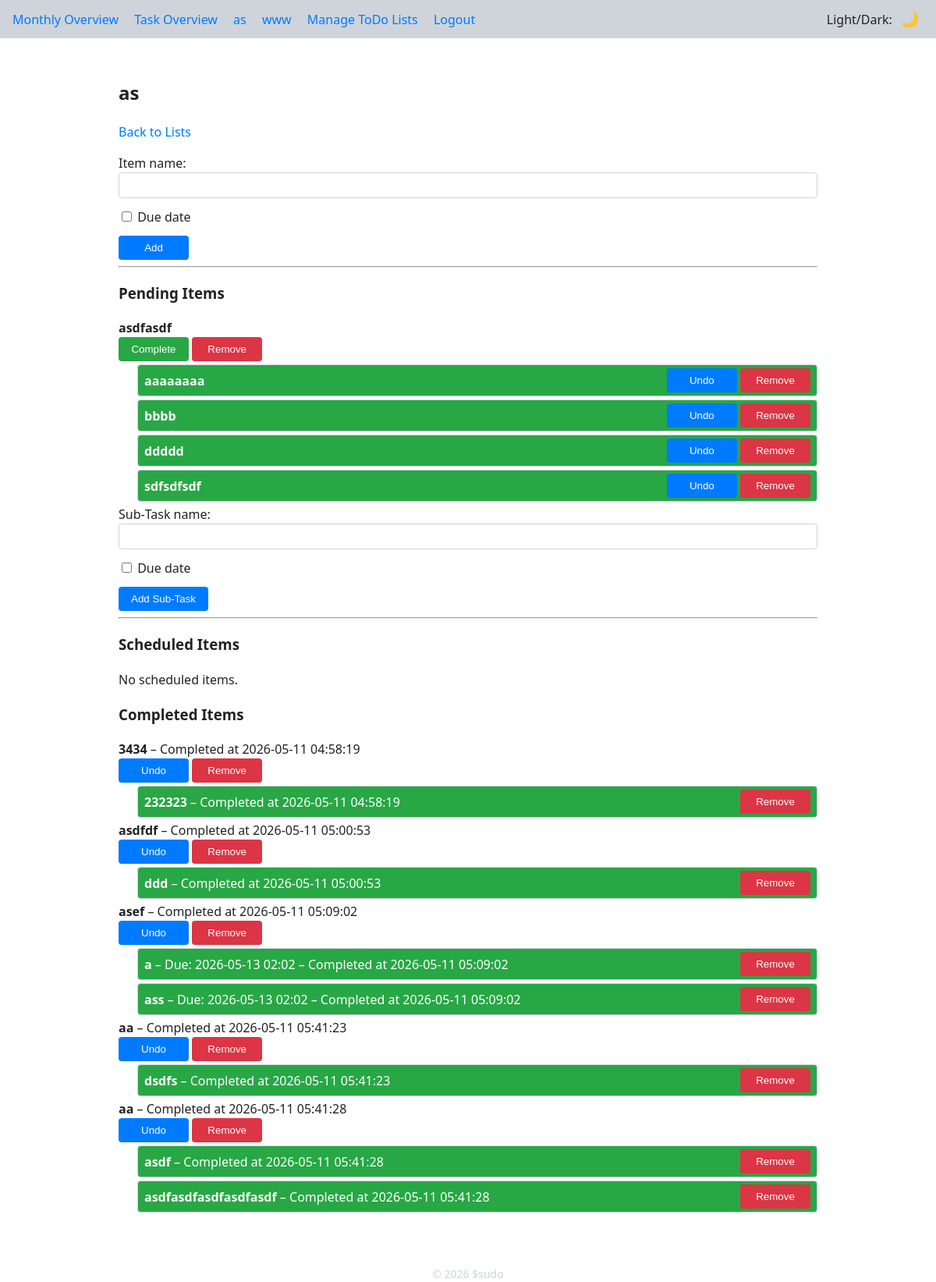
Page /todolist/?list_id=2 (signed in) on the committed database.
### app/models.py (models this page shows)
class TodoList(db.Model):
    __tablename__ = 'todo_lists'
    id = db.Column(db.Integer, primary_key=True)
    user_id = db.Column(db.Integer, db.ForeignKey('users.id'), nullable=False)
    name = db.Column(db.String(200), nullable=False)
    items = db.relationship(
        'TodoItem',
        backref='todo_list',
        lazy='dynamic',
        cascade='all, delete-orphan',
    )

class TodoItem(db.Model):
    __tablename__ = 'todo_items'
    id = db.Column(db.Integer, primary_key=True)
    user_id = db.Column(db.Integer, db.ForeignKey('users.id'), nullable=False)
    todo_list_id = db.Column(db.Integer, db.ForeignKey('todo_lists.id'),
                            nullable=False)
    name = db.Column(db.String(200), nullable=False)
    completed = db.Column(db.Boolean, default=False)
    timestamp = db.Column(db.DateTime)          # when the item was completed
    due_date = db.Column(db.DateTime)          # optional due date
    subtasks = db.relationship(
        'SubTask',
        backref='parent',
        lazy='select',
        cascade='all, delete-orphan',
    )

class SubTask(db.Model):
    __tablename__ = 'sub_tasks'
    id = db.Column(db.Integer, primary_key=True)
    todo_item_id = db.Column(db.Integer, db.ForeignKey('todo_items.id'),
                             nullable=False)
    user_id = db.Column(db.Integer, db.ForeignKey('users.id'), nullable=False)
    name = db.Column(db.String(200), nullable=False)
    completed = db.Column(db.Boolean, default=False)
    timestamp = db.Column(db.DateTime)          # when the sub‑task was completed
    due_date = db.Column(db.DateTime)          # optional due date, defaults to parent’s

### app/routes/todo.py (the view, shortened to what this page needs)
@bp.route('/todolist/', methods=['GET', 'POST'])
@login_required
def todolist():
    list_id = request.args.get('list_id', type=int)
    if not list_id:
        abort(404)
    todo_list = (
        TodoList.query.filter_by(id=list_id, user_id=current_user.id)
        .first_or_404()
    )
    items = (
        TodoItem.query.filter_by(user_id=current_user.id, todo_list_id=list_id)
        .options(joinedload(TodoItem.subtasks))
        .order_by(TodoItem.timestamp.asc())
        .all()
    )
    pending, scheduled, completed = [], [], []
    now = datetime.utcnow()
    for itm in items:
        if itm.completed:
            completed.append(itm)
            continue
        due = itm.due_date
        if due:
            diff = due - now
            if diff.total_seconds() < 0:
                status_class = 'red'
            elif diff <= timedelta(hours=24):
                status_class = 'orange'
            elif diff <= timedelta(hours=48):
                status_class = 'yellow'
            else:
                status_class = ''
            scheduled.append((itm, status_class, due.strftime('%Y-%m-%d %H:%M')))
        else:
            pending.append(itm)
    return render_template(
        'todo/todolist.html',
        todo_list=todo_list,
        pending=pending,
        scheduled=scheduled,
        completed=completed,
    )

### app/models.py (called while the page is built)
@login_manager.user_loader
def load_user(user_id: str):
    return User.query.get(int(user_id))

### app/templates/todo/todolist.html (shortened to what this page needs)
{% extends "base.html" %}
{% block content %}
<div class="container">
  <h2>{{ todo_list.name }}</h2>
  <p><a href="{{ url_for('main.todolists') }}">Back to Lists</a></p>
  <form method="post" action="{{ url_for('main.todolist', list_id=todo_list.id) }}">
    <div class="form-group">
      <label for="name_{{ todo_list.id }}">Item name:</label>
      <input type="text" id="name_{{ todo_list.id }}" name="name" class="form-control" required>
    </div>
    <div class="form-group">
      <label>
        <input type="checkbox" name="due_checkbox" class="due-checkbox" data-target="due_container_{{ todo_list.id }}">
        Due date
      </label>
    </div>
    <button type="submit" class="btn">Add</button>
  </form>
  <hr>
  <h3>Pending Items</h3>
  {% if pending %}
    {% for item in pending %}
      <div class="list-item">
        <div class="flex-grow"><strong>{{ item.name }}</strong></div>
        <div class="task-controls">
          <form method="post" action="{{ url_for('main.todolist', list_id=todo_list.id) }}" style="display:inline;">
            <button type="submit" class="btn complete-btn">Complete</button>
          </form>
          <form method="post" action="{{ url_for('main.todolist', list_id=todo_list.id) }}" style="display:inline;">
            <button type="submit" class="btn delete-btn">Remove</button>
          </form>
        </div>
      </div>
      {% if item.subtasks %}
        <div class="subtasks">
          {% for sub in item.subtasks %}
            <div class="subtask{% if sub.completed %} completed{% endif %}">
              <div class="flex-grow">
                <strong>{{ sub.name }}</strong>
              </div>
              <div class="task-controls">
                {% if sub.completed %}
                  <form method="post" action="{{ url_for('main.todolist', list_id=todo_list.id) }}" style="display:inline;">
                    <button type="submit" class="btn">Undo</button>
                  </form>
                {% endif %}
                <form method="post" action="{{ url_for('main.todolist', list_id=todo_list.id) }}" style="display:inline;">
                  <button type="submit" class="btn delete-btn">Remove</button>
                </form>
              </div>
            </div>
          {% endfor %}
        </div>
      {% endif %}
      <form method="post" action="{{ url_for('main.todolist', list_id=todo_list.id) }}">
        <div class="form-group">
          <label for="subtask_name_{{ item.id }}">Sub‑Task name:</label>
          <input type="text" id="subtask_name_{{ item.id }}" name="subtask_name" class="form-control" required>
        </div>
        <div class="form-group">
          <label>
            <input type="checkbox" name="sub_due_checkbox" class="due-checkbox" data-target="sub_due_container_{{ item.id }}">
            Due date
          </label>
        </div>
        <button type="submit" class="btn">Add Sub‑Task</button>
      </form>
      <hr>
    {% endfor %}
  {% else %}
    <p>No pending items.</p>
  {% endif %}
  <h3>Scheduled Items</h3>
  {% if scheduled %}
    {% for item, status_class, due_display in scheduled %}
      <div class="list-item">
        <div class="flex-grow"><strong>{{ item.name }}</strong> – Due: {{ due_display }}</div>
        <div class="task-controls">
          <form method="post" action="{{ url_for('main.todolist', list_id=todo_list.id) }}" style="display:inline;">
            <input type="hidden" name="action" value="complete">
            <input type="hidden" name="item_id" value="{{ item.id }}">
            <input type="hidden" name="csrf_token" value="{{ csrf_token() }}">
            <button type="submit" class="btn complete-btn">Complete</button>
          </form>
          <form method="post" action="{{ url_for('main.todolist', list_id=todo_list.id) }}" style="display:inline;">
            <input type="hidden" name="action" value="remove">
            <input type="hidden" name="item_id" value="{{ item.id }}">
            <input type="hidden" name="csrf_token" value="{{ csrf_token() }}">
            <button type="submit" class="btn delete-btn">Remove</button>
          </form>
        </div>
      </div>
      {% if item.subtasks %}
        <div class="subtasks">
          {% for sub in item.subtasks %}
            <div class="subtask{% if sub.completed %} completed{% endif %}">
              <div class="flex-grow">
                <strong>{{ sub.name }}</strong>
                {% if sub.due_date %}
                  – Due: {{ sub.due_date.strftime('%Y-%m-%d %H:%M') }}
                {% endif %}
              </div>
              <div class="task-controls">
                {% if sub.completed %}
                  <form method="post" action="{{ url_for('main.todolist', list_id=todo_list.id) }}" style="display:inline;">
                    <input type="hidden" name="action" value="undo_sub">
                    <input type="hidden" name="subtask_id" value="{{ sub.id }}">
                    <input type="hidden" name="csrf_token" value="{{ csrf_token() }}">
                    <button type="submit" class="btn">Undo</button>
                  </form>
                {% else %}
                  <form method="post" action="{{ url_for('main.todolist', list_id=todo_list.id) }}" style="display:inline;">
                    <input type="hidden" name="action" value="complete_sub">
                    <input type="hidden" name="subtask_id" value="{{ sub.id }}">
                    <input type="hidden" name="csrf_token" value="{{ csrf_token() }}">
                    <button type="submit" class="btn complete-btn">Complete</button>
                  </form>
                {% endif %}
                <form method="post" action="{{ url_for('main.todolist', list_id=todo_list.id) }}" style="display:inline;">
                  <input type="hidden" name="action" value="remove_sub">
                  <input type="hidden" name="subtask_id" value="{{ sub.id }}">
                  <input type="hidden" name="csrf_token" value="{{ csrf_token() }}">
                  <button type="submit" class="btn delete-btn">Remove</button>
                </form>
              </div>
            </div>
          {% endfor %}
        </div>
      {% endif %}
      <form method="post" action="{{ url_for('main.todolist', list_id=todo_list.id) }}">
        <input type="hidden" name="action" value="add_sub">
        <input type="hidden" name="parent_id" value="{{ item.id }}">
        <input type="hidden" name="csrf_token" value="{{ csrf_token() }}">
        <div class="form-group">
          <label for="subtask_name_{{ item.id }}">Sub‑Task name:</label>
          <input type="text" id="subtask_name_{{ item.id }}" name="subtask_name" class="form-control" required>
        </div>
        <div class="form-group">
          <label>
            <input type="checkbox" name="sub_due_checkbox" class="due-checkbox" data-target="sub_due_container_{{ item.id }}">
            Due date
          </label>
          <div id="sub_due_container_{{ item.id }}" style="display:none;">
            <input type="datetime-local" name="sub_due_date" class="form-control">
          </div>
        </div>
        <button type="submit" class="btn">Add Sub‑Task</button>
      </form>
      <hr>
    {% endfor %}
  {% else %}
    <p>No scheduled items.</p>
  {% endif %}
  <h3>Completed Items</h3>
  {% if completed %}
    {% for item in completed %}
      <div class="list-item">
        <div class="flex-grow"><strong>{{ item.name }}</strong> – Completed at {{ item.timestamp.strftime('%Y-%m-%d %H:%M:%S') }}</div>
        <div class="task-controls">
          <form method="post" action="{{ url_for('main.todolist', list_id=todo_list.id) }}" style="display:inline;">
            <button type="submit" class="btn">Undo</button>
          </form>
          <form method="post" action="{{ url_for('main.todolist', list_id=todo_list.id) }}" style="display:inline;">
            <button type="submit" class="btn delete-btn">Remove</button>
          </form>
        </div>
      </div>
      {% if item.subtasks %}
        <div class="subtasks">
          {% for sub in item.subtasks if sub.completed %}
            <div class="subtask completed">
              <div class="flex-grow">
                <strong>{{ sub.name }}</strong>
                {% if sub.due_date %}
                  – Due: {{ sub.due_date.strftime('%Y-%m-%d %H:%M') }}
                {% endif %}
                – Completed at {{ sub.timestamp.strftime('%Y-%m-%d %H:%M:%S') }}
              </div>
              <div class="task-controls">
                <form method="post" action="{{ url_for('main.todolist', list_id=todo_list.id) }}" style="display:inline;">
                  <button type="submit" class="btn delete-btn">Remove</button>
                </form>
              </div>
            </div>
          {% endfor %}
        </div>
      {% endif %}
    {% endfor %}
  {% else %}
    <p>No completed items.</p>
  {% endif %}
</div>
{% endblock %}

### app/templates/base.html (shortened to what this page needs)
<!DOCTYPE html>
<html lang="en" data-theme="light">
<head>
  <link rel="stylesheet" href="{{ url_for('static', filename='css/style.css') }}">
</head>
<body>
  <nav class="navbar">
    <div class="nav-left">
      {% if current_user.is_authenticated %}
        <a href="{{ url_for('main.monthly') }}">Monthly Overview</a>
        <a href="{{ url_for('main.task_overview') }}">Task Overview</a>
        {% for todo in todo_lists %}
          <a href="{{ url_for('main.todolist', list_id=todo.id) }}">{{ todo.name }}</a>
        {% endfor %}
        <a href="{{ url_for('main.todolists') }}">Manage ToDo Lists</a>
        <a href="{{ url_for('main.logout') }}">Logout</a>
      {% else %}
        <a href="{{ url_for('main.login') }}">Login</a>
        <a href="{{ url_for('main.register') }}">Register</a>
      {% endif %}
    </div>
    <div class="nav-right">Light/Dark:
      <button id="theme-toggle" class="theme-toggle" title="Toggle light/dark theme">🌙</button>
    </div>
  </nav>
  {% block wrapper %}
    <div class="container">{% block content %}{% endblock %}</div>
  {% endblock %}
  <footer>
    © {{ current_year }} $sudo
  </footer>
</body>
</html>

### app/static/css/style.css (style rules this page uses)
:root { --bg: #ffffff; --text: #222222; --accent: #007bff; --danger: #dc3545; --success: #28a745; --warning: #ffc107; --border: #ced4da; --border-radius: 4px; --font-family: system-ui, sans-serif; }
html, body { margin: 0; padding: 0; font-family: var(--font-family); background: var(--bg); color: var(--text); line-height: 1.5; }
*, *::before, *::after { box-sizing: border-box; }
a { color: var(--accent); text-decoration: none; }
.navbar { display: flex; justify-content: space-between; align-items: center; padding: .75rem 1rem; background: var(--border); }
.nav-left a { margin-right: 1rem; }
.theme-toggle { background: none; border: none; font-size: 1.2rem; cursor: pointer; color: var(--text); }
.container { max-width: 960px; margin: 0 auto; padding: 1rem; }
.btn { display: inline-block; min-width: 90px; width: auto; padding: .5rem 1rem; border: none; border-radius: var(--border-radius); background: var(--accent); color: var(--bg); cursor: pointer; }
.btn.delete-btn { background: var(--danger); }
.btn.complete-btn { background: var(--success); }
form .form-group { margin-bottom: .75rem; }
form .form-control { width: 100%; padding: .5rem; border: 1px solid var(--border); border-radius: var(--border-radius); background: var(--bg); color: var(--text); }
footer { text-align: center; margin-top: 2rem; color: var(--border); font-size: .875rem; }
.subtasks { margin-left: 1.5rem; }
.subtask { display: flex; justify-content: space-between; align-items: center; padding: .25rem .5rem; margin-bottom: .25rem; margin-top: .25rem; background: var(--border); border-radius: var(--border-radius); border: 1px solid var(--border); }
.subtask.completed { background: var(--success); color: var(--bg); }

### rows in the picture
TodoList: name "as"
TodoList: name "www"
TodoItem: name "asdfasdf"
SubTask: name "aaaaaaaa"
SubTask: name "bbbb"
SubTask: name "ddddd"
SubTask: name "sdfsdfsdf"
TodoItem: name "3434", timestamp "2026-05-11 04:58:19"
SubTask: name "232323", timestamp "2026-05-11 04:58:19"
TodoItem: name "asdfdf", timestamp "2026-05-11 05:00:53"
SubTask: name "ddd", timestamp "2026-05-11 05:00:53"
TodoItem: name "asef", timestamp "2026-05-11 05:09:02"
SubTask: name "a", due_date "2026-05-13 02:02", timestamp "2026-05-11 05:09:02"
SubTask: name "ass", due_date "2026-05-13 02:02", timestamp "2026-05-11 05:09:02"
TodoItem: name "aa", timestamp "2026-05-11 05:41:23"
SubTask: name "dsdfs", timestamp "2026-05-11 05:41:23"
TodoItem: name "aa", timestamp "2026-05-11 05:41:28"
SubTask: name "asdf", timestamp "2026-05-11 05:41:28"
SubTask: name "asdfasdfasdfasdfasdf", timestamp "2026-05-11 05:41:28"

### other values in the picture
{{ current_year }} "2026"
